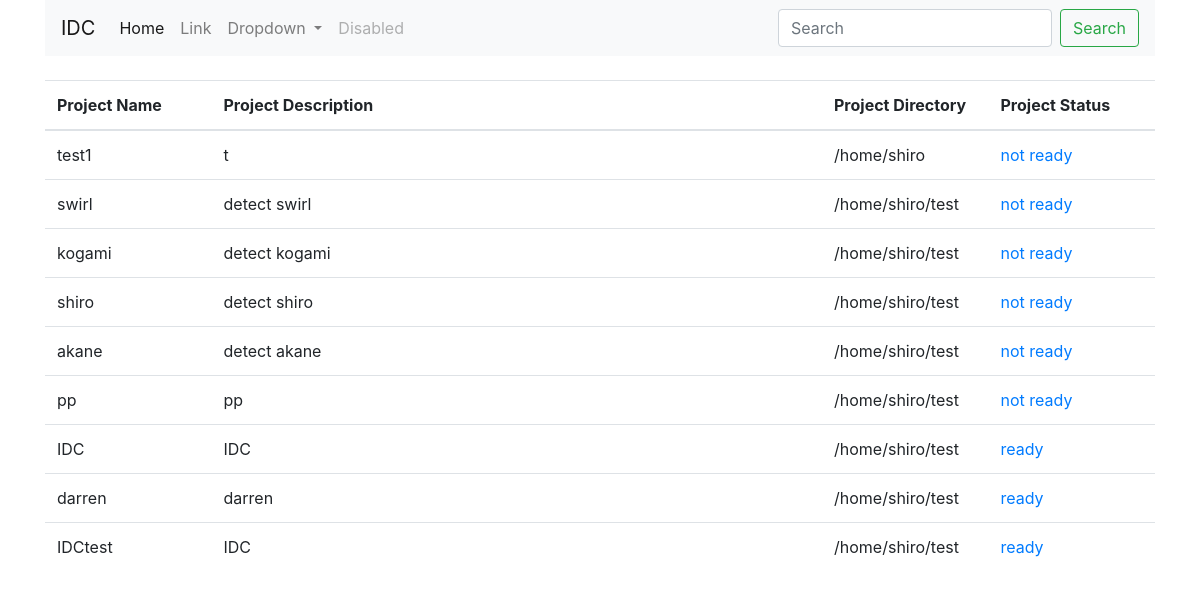
The page /datalabel/ on the database as committed earlier.
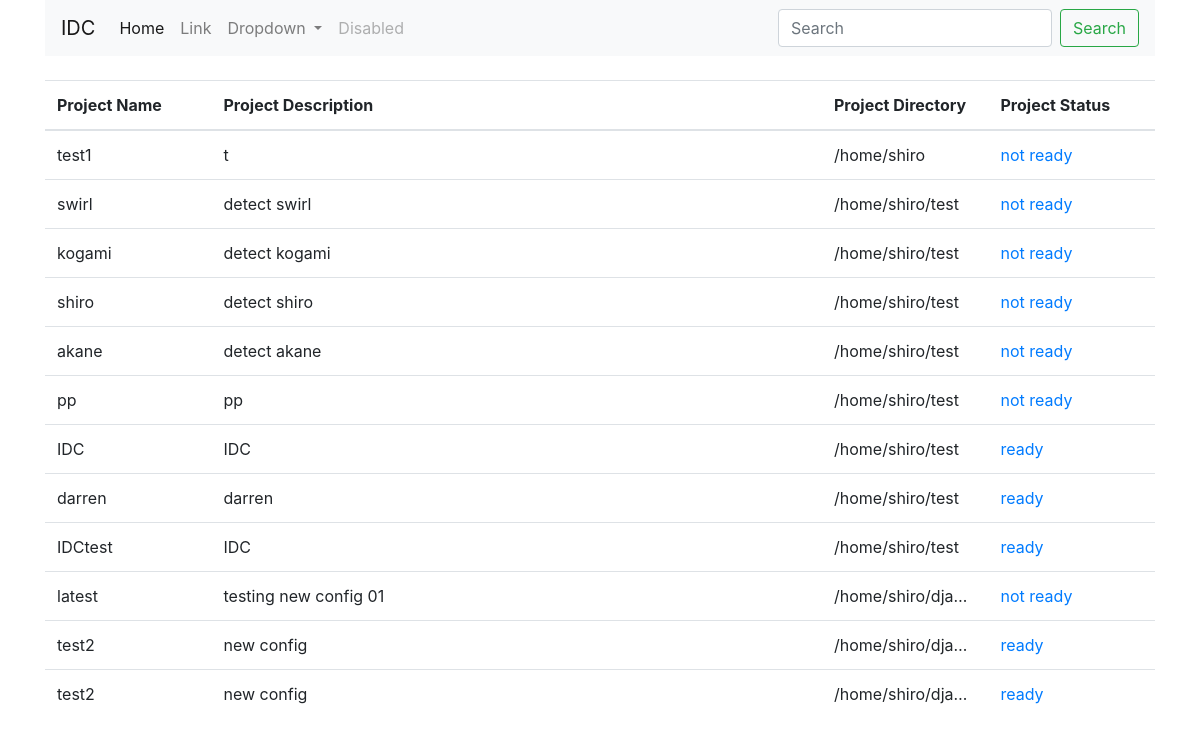
The same page on the database as committed later.
### datalabel/models.py (models this page shows)
class RequestModel(models.Model):
    projectName = models.CharField(max_length=64)
    projectDesc = models.TextField()
    projectRootDir = models.CharField(max_length=128)
    categories = models.TextField(help_text="please provide in \
                                             cat1, cat2, cat3 format")
    dateCreated = models.DateTimeField(default=timezone.now)
    author = models.CharField(max_length=64)
    ready = models.CharField(max_length=10, default="not ready")

### datalabel/views.py (the view)
# urls.py: path('', views.index, name='datalabel-index'),
def index(request):
    return render(request, 'datalabel/index.html',
                  {'projects': RequestModel.objects.all()})

### datalabel/templates/datalabel/index.html
{% extends "datalabel/layout.html" %}
{% block content %}
	<table class="table table-hover">
		<thead>
			<tr>
				<th scope="col" style="width: 15%; overflow: hidden; white-space: nowrap; text-overflow: ellipsis;">Project Name</th>
				<th scope="col" style="width: 55%; overflow: hidden; white-space: nowrap; text-overflow: ellipsis;">Project Description</th>
				<th scope="col" style="width: 15%; overflow: hidden; white-space: nowrap; text-overflow: ellipsis;">Project Directory</th>
				<th scope="col" style="width: 15%; overflow: hidden; white-space: nowrap; text-overflow: ellipsis;">Project Status</th>
			</tr>
		</thead>
		<tbody>
			{% for project in projects %}
				<tr>
					<td style="max-width: 0; overflow: hidden; white-space: nowrap; text-overflow: ellipsis;">{{ project.projectName }}</td>
					<td style="max-width: 0; overflow: hidden; white-space: nowrap; text-overflow: ellipsis;">{{ project.projectDesc }}</td>
					<td style="max-width: 0; overflow: hidden; white-space: nowrap; text-overflow: ellipsis;">{{ project.projectRootDir }}</td>
					<td style="max-width: 0; overflow: hidden; white-space: nowrap; text-overflow: ellipsis;"><a href="{% url 'datalabel-project' project.id %}">{{ project.ready }}</a></td>
				</tr>
			{% endfor %}
		</tbody>
	</table>
{% endblock content %}

### datalabel/templates/datalabel/layout.html (shortened to what this page needs)
{% load static %}
<!DOCTYPE html>
<html>
<head>
	<link rel="stylesheet" href="https://stackpath.bootstrapcdn.com/bootstrap/4.5.0/css/bootstrap.min.css">
	<link rel="stylesheet" type="text/css" href="{% static 'datalabel/main.css' %}">
</head>
<body>
	<header class="site-header">
		<div class="container">
			<nav class="navbar navbar-expand-lg navbar-light bg-light">
				<a class="navbar-brand" href="#">IDC</a>
				<div class="collapse navbar-collapse" id="navbarSupportedContent">
					<ul class="navbar-nav mr-auto">
						<li class="nav-item active">
							<a class="nav-link" href="#">Home <span class="sr-only">(current)</span></a>
						</li>
						<li class="nav-item">
							<a class="nav-link" href="#">Link</a>
						</li>
						<li class="nav-item dropdown">
							<a class="nav-link dropdown-toggle" href="#" id="navbarDropdown" role="button" data-toggle="dropdown" aria-haspopup="true" aria-expanded="false">
							Dropdown
							</a>
						</li>
						<li class="nav-item">
						<a class="nav-link disabled" href="#" tabindex="-1" aria-disabled="true">Disabled</a>
						</li>
					</ul>
					<form class="form-inline my-2 my-lg-0">
					<input class="form-control mr-sm-2" type="search" placeholder="Search" aria-label="Search">
					<button class="btn btn-outline-success my-2 my-sm-0" type="submit">Search</button>
					</form>
				</div>
			</nav>
		</div>
	</header>
	<br>
	<main role="main" class="container">
		<div class="row">
			<div class="col-md">
			{% block content %}{% endblock %}
			</div>
	</main>
</body>
</html>

Rows that differ between the two databases and show on the page:
added RequestModel: projectName "latest", projectDesc "testing new config 01", projectRootDir "/home/shiro/djan…", ready "not ready"
added RequestModel: projectName "test2", projectDesc "new config", projectRootDir "/home/shiro/djan…", ready "ready"
added RequestModel: projectName "test2", projectDesc "new config", projectRootDir "/home/shiro/djan…", ready "ready"
